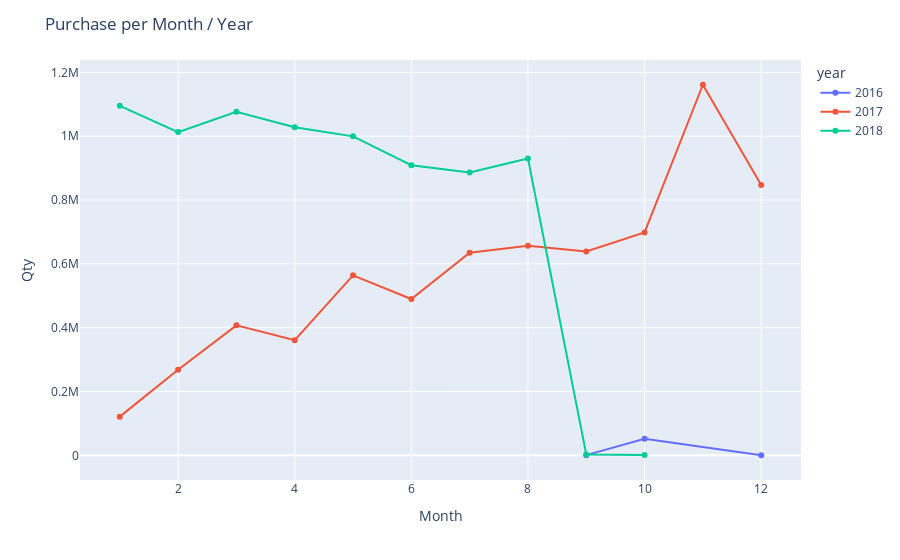

Notebook code for this chart:
### Code cell
import plotly.express as px 

# Data
df_order_month_year = df_order.groupby(['order_purchase_year','order_purchase_month'])['order_id'].count().reset_index()

df_order_month_year.columns = ['year','month','qtdy']

fig = px.line(
        df_order_month_year, 
        x='month', 
        y='qtdy', 
        color='year',
        markers=True
        )

# Add titles
fig.update_layout(
    title="Purchase per Month / Year",
    xaxis_title="Month",
    yaxis_title="Qty",
)

fig.show();

### Figure 1 — Plotly figure (JSON) as saved in the notebook; plotly's stock layout.template omitted (floating-point values rounded to 4 significant figures)
{"data": [{"hovertemplate": "year=2016<br>month=%{x}<br>qtdy=%{y}<extra></extra>", "legendgroup": "2016", "line": {"color": "#636efa", "dash": "solid"}, "marker": {"symbol": "circle"}, "mode": "lines+markers", "name": "2016", "orientation": "v", "showlegend": true, "type": "scatter", "x": [9, 10, 12], "xaxis": "x", "y": [586, 52110, 304], "yaxis": "y"}, {"hovertemplate": "year=2017<br>month=%{x}<br>qtdy=%{y}<extra></extra>", "legendgroup": "2017", "line": {"color": "#EF553B", "dash": "solid"}, "marker": {"symbol": "circle"}, "mode": "lines+markers", "name": "2017", "orientation": "v", "showlegend": true, "type": "scatter", "x": [1, 2, 3, 4, 5, 6, 7, 8, 9, 10, 11, 12], "xaxis": "x", "y": [121261, 268319, 407359, 360799, 563961, 489956, 634940, 656636, 638838, 698329, 1161244, 847111], "yaxis": "y"}, {"hovertemplate": "year=2018<br>month=%{x}<br>qtdy=%{y}<extra></extra>", "legendgroup": "2018", "line": {"color": "#00cc96", "dash": "solid"}, "marker": {"symbol": "circle"}, "mode": "lines+markers", "name": "2018", "orientation": "v", "showlegend": true, "type": "scatter", "x": [1, 2, 3, 4, 5, 6, 7, 8, 9, 10], "xaxis": "x", "y": [1095094, 1012974, 1076706, 1027788, 999560, 909296, 886658, 930361, 2802, 801], "yaxis": "y"}], "layout": {"legend": {"title": {"text": "year"}, "tracegroupgap": 0}, "margin": {"t": 60}, "title": {"text": "Purchase per Month / Year"}, "xaxis": {"anchor": "y", "domain": [0, 1], "title": {"text": "Month"}}, "yaxis": {"anchor": "x", "domain": [0, 1], "title": {"text": "Qty"}}}}
